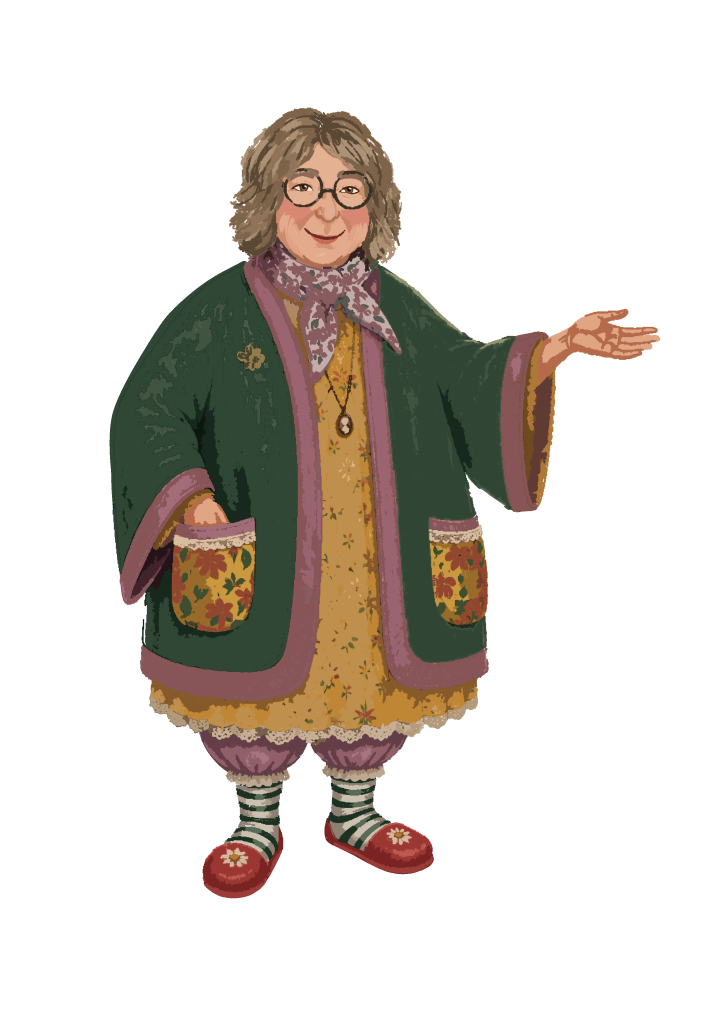
#> input picture frontend/apps/relic-forge/art/sources/Ռիմա2_20260607152304.png, 2894 x 4093 px (shown at 1/4 size)
$ python prepare-wild-characters.py
#> lines starting #> are read from the running program, lines starting #| are printed output that depends on the picture; after the words box and inside, x2 and y2 are one past the last pixel; in counts of white or black regions, pixels touching at a corner belong together
"""Cut the supplied character drawings into a base layer plus moving parts for the
character Wild columns. Pixels are never repainted: each part is an alpha-masked
copy of the original, and the base keeps a small overlap ring around each pivot so
small rotations never open a gap at the joint.

    python scripts/prepare-wild-characters.py

Coordinates below are authored on a 600 px-tall crop of each drawing.
"""
from pathlib import Path
import json, math
from PIL import Image, ImageDraw, ImageFilter, ImageChops

ROOT = Path(__file__).resolve().parents[1]
SOURCES = ROOT / 'art' / 'sources'
OUT = ROOT / 'static' / 'art' / 'wild'
HEIGHT = 640
AUTHOR_H = 600

CHARACTERS = {
	'bloom-grandma': dict(src='Ռիմա2_20260607152304.png', parts=[
		dict(name='hand', anim='wave', pivot=(326, 182), overlap=14,
			poly=[(318, 150), (352, 146), (418, 160), (419, 198), (360, 202), (318, 200)]),
	]),
	'bloom-gnome': dict(src='Untitled91_0004-35-53.png', parts=[
		# Forearm, hand and pot bend at the elbow: the pivot is the rounded forearm end sitting
		# in the cuff opening. The cuff and shoulder stay still; the forearm end is kept in the
		# base ('keep') so a small rotation never opens a hole there.
		dict(name='pot', anim='lift', pivot=(122, 226),
			poly=[(28, 58), (146, 58), (146, 150), (136, 172), (140, 184), (146, 200), (147, 222), (141, 238), (122, 243), (103, 238), (98, 225), (97, 205), (84, 202), (56, 200), (30, 172)],
			keep=[(97, 212), (147, 212), (147, 222), (141, 238), (122, 243), (103, 238), (98, 225)]),
		dict(name='tool', anim='tap', pivot=(364, 256), overlap=18,
			poly=[(356, 172), (484, 172), (484, 232), (444, 308), (384, 310), (356, 290)]),
	]),
	'bloom-traveler': dict(src='Untitled90 (2).png', parts=[
		dict(name='lantern', anim='swing', pivot=(38, 52), overlap=6,
			poly=[(0, 46), (49, 46), (49, 160), (0, 160)]),
	]),
	'blight-skull': dict(src='Untitled92 (2).png', parts=[
		dict(name='stone', anim='bob', pivot=(128, 262), overlap=14,
			poly=[(36, 212), (132, 212), (138, 302), (36, 304)]),
	]),
	'blight-brute': dict(src='Untitled108 (1).png', parts=[
		dict(name='fist', anim='pump', pivot=(66, 262), overlap=12,
			poly=[(0, 218), (72, 218), (72, 302), (0, 302)]),
	]),
	'blight-keeper': dict(src='Untitled94 (1).png', parts=[
		dict(name='flail', anim='pendulum', pivot=(78, 162), overlap=8,
			poly=[(38, 164), (92, 164), (94, 196), (100, 240), (100, 312), (38, 312)]),
	]),
}


def load(name):
#> called with name = 'Ռիմա2_20260607152304.png'
	im = Image.open(SOURCES / name).convert('RGBA')
#> im is the input picture: PIL image 2894x4093 RGBA; mean R, G, B, A 204.9, 195.9, 187.7, 73.5
	im = im.crop(im.getchannel('A').getbbox())
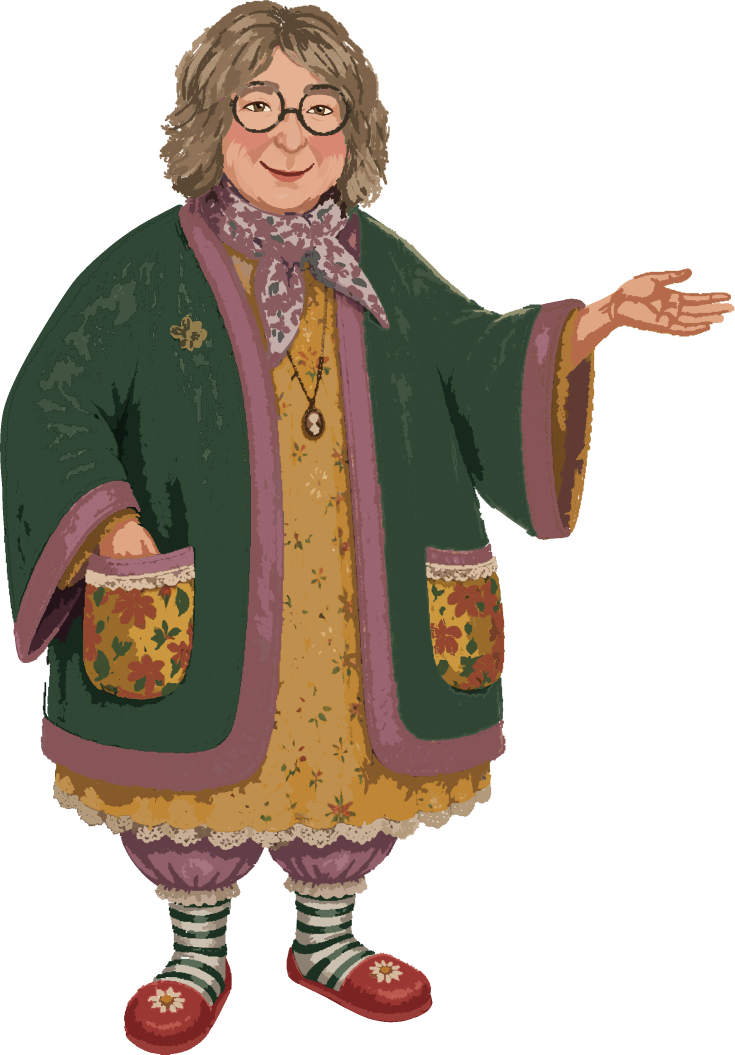
#> im: PIL image 2203x3163 RGBA (shown at 1/3 size); mean R, G, B, A 172.8, 157.9, 144.2, 124.9; transparent parts drawn white
	return im.resize((round(im.width * HEIGHT / im.height), HEIGHT), Image.Resampling.LANCZOS)
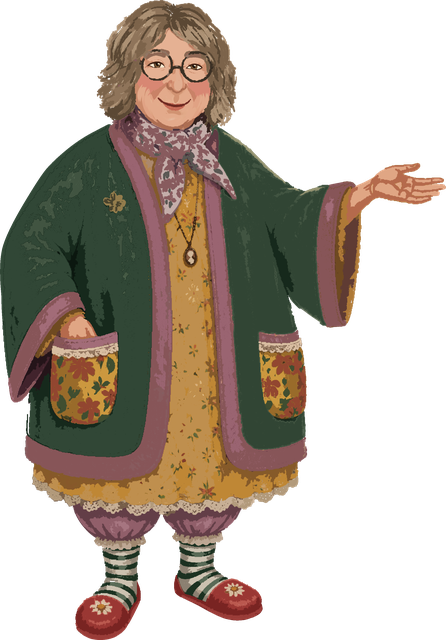
#> returned value: PIL image 446x640 RGBA; mean R, G, B, A 58.6, 47.5, 36.5, 124.9; transparent parts drawn white


def main():
	OUT.mkdir(parents=True, exist_ok=True)
	manifest = {}
	k = HEIGHT / AUTHOR_H
	for key, spec in CHARACTERS.items():
		im = load(spec['src'])
		w, h = im.size
#> w = 446; h = 640
		base_alpha = im.getchannel('A')
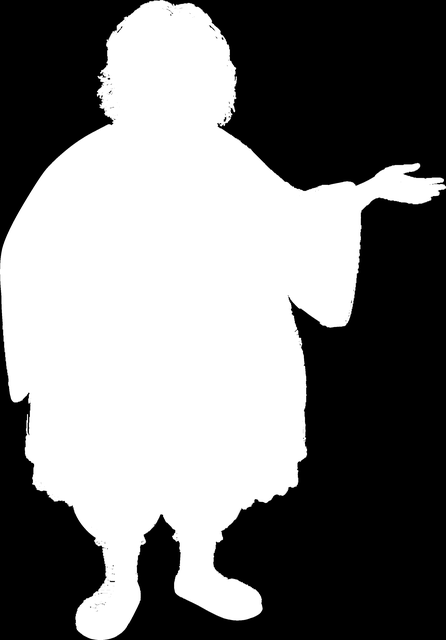
#> base_alpha: PIL image 446x640 L; min 0, max 255, mean 124.9
		rig = dict(width=w, height=h, parts=[])
		for part in spec['parts']:
			poly = [(x * k, y * k) for x, y in part['poly']]
			px, py = part['pivot'][0] * k, part['pivot'][1] * k
			mask = Image.new('L', im.size, 0)
			ImageDraw.Draw(mask).polygon(poly, fill=255)
			mask = mask.filter(ImageFilter.GaussianBlur(0.8))
			piece = im.copy()
			piece.putalpha(ImageChops.multiply(base_alpha, mask))
			box = piece.getchannel('A').getbbox()
			piece = piece.crop(box)
			# Remove the part from the base, except a ring around the pivot that stays as overlap.
			keep = Image.new('L', im.size, 0)
			if 'keep' in part:
				ImageDraw.Draw(keep).polygon([(x * k, y * k) for x, y in part['keep']], fill=255)
			else:
				r = part['overlap'] * k
				ImageDraw.Draw(keep).ellipse([px - r, py - r, px + r, py + r], fill=255)
			cut = ImageChops.subtract(mask, keep)
			base_alpha = ImageChops.subtract(base_alpha, cut)
			piece.save(OUT / f"{key}-{part['name']}.webp", 'WEBP', quality=90, method=6)
			rig['parts'].append(dict(
				name=part['name'], anim=part['anim'],
				left=box[0] / w * 100, top=box[1] / h * 100,
				width=(box[2] - box[0]) / w * 100, height=(box[3] - box[1]) / h * 100,
				originX=(px - box[0]) / (box[2] - box[0]) * 100, originY=(py - box[1]) / (box[3] - box[1]) * 100,
			))
#> this loop made 1 pass
#> box on pass 1: (337, 162, 446, 216)
#> pass 1, in main, `mask = mask.filter(ImageFilter.GaussianBlur(0.8))`:
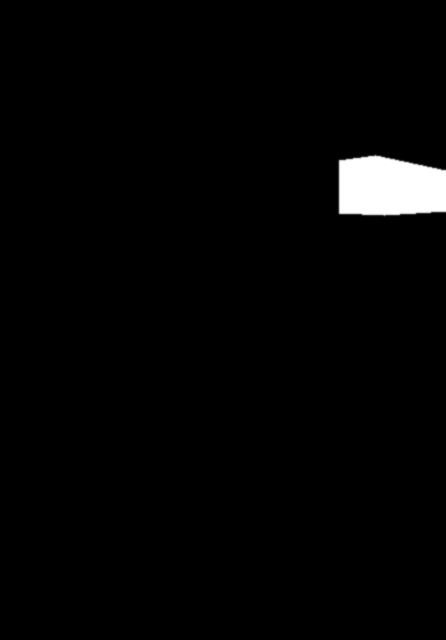
#> mask: PIL image 446x640 L; min 0, max 255, mean 5
#> pass 1, in main, `piece = piece.crop(box)`:
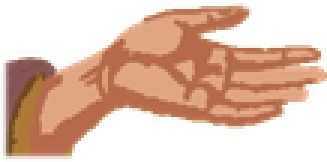
#> piece: PIL image 109x54 RGBA (shown 3 times larger); mean R, G, B, A 114.3, 76.6, 55.1, 128.8; transparent parts drawn white
#> after the loop:
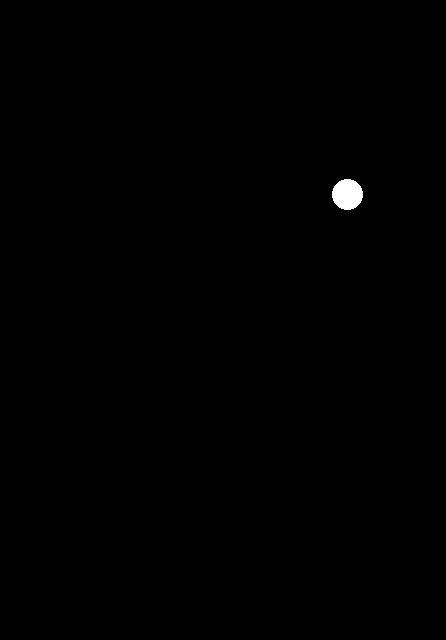
#> keep: PIL image 446x640 L; 0.26% white; 1 white region, box (x1, y1, x2, y2) and area: (332, 179, 363, 210) 749
		base = im.copy()
		base.putalpha(base_alpha)
		base.save(OUT / f'{key}-base.webp', 'WEBP', quality=90, method=6)
		manifest[key] = rig
		print(key, im.size, [p['name'] for p in rig['parts']])
#| bloom-grandma (446, 640) ['hand']
	(ROOT / 'src' / 'petal' / 'wild-rigs.json').write_text(json.dumps(manifest, indent=1), encoding='utf-8')


if __name__ == '__main__':
#> (the run stopped early here; a loop or call above may not have finished)
